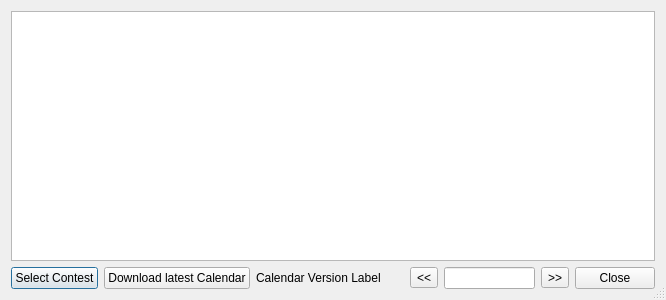
<?xml version="1.0" encoding="UTF-8"?>
<ui version="4.0">
 <class>TCalendarForm</class>
 <widget class="QDialog" name="TCalendarForm">
  <property name="geometry">
   <rect>
    <x>0</x>
    <y>0</y>
    <width>666</width>
    <height>300</height>
   </rect>
  </property>
  <property name="windowTitle">
   <string>Select Contest from Calendar</string>
  </property>
  <property name="sizeGripEnabled">
   <bool>true</bool>
  </property>
  <layout class="QVBoxLayout" name="verticalLayout">
   <item>
    <widget class="QTableWidget" name="CalendarGrid">
     <property name="editTriggers">
      <set>QAbstractItemView::NoEditTriggers</set>
     </property>
     <property name="alternatingRowColors">
      <bool>true</bool>
     </property>
     <property name="selectionMode">
      <enum>QAbstractItemView::SingleSelection</enum>
     </property>
     <property name="selectionBehavior">
      <enum>QAbstractItemView::SelectRows</enum>
     </property>
     <property name="cornerButtonEnabled">
      <bool>false</bool>
     </property>
     <attribute name="verticalHeaderVisible">
      <bool>false</bool>
     </attribute>
    </widget>
   </item>
   <item>
    <layout class="QHBoxLayout" name="horizontalLayout">
     <item>
      <widget class="QPushButton" name="SelectButton">
       <property name="text">
        <string>Select Contest</string>
       </property>
      </widget>
     </item>
     <item>
      <widget class="QPushButton" name="GetCalendarButton">
       <property name="text">
        <string>Download latest Calendar</string>
       </property>
      </widget>
     </item>
     <item>
      <widget class="QLabel" name="CalendarVersionLabel">
       <property name="text">
        <string>Calendar Version Label</string>
       </property>
      </widget>
     </item>
     <item>
      <spacer name="horizontalSpacer">
       <property name="orientation">
        <enum>Qt::Horizontal</enum>
       </property>
       <property name="sizeHint" stdset="0">
        <size>
         <width>40</width>
         <height>20</height>
        </size>
       </property>
      </spacer>
     </item>
     <item>
      <widget class="QToolButton" name="YearDownButton">
       <property name="text">
        <string>&lt;&lt;</string>
       </property>
      </widget>
     </item>
     <item>
      <widget class="QLineEdit" name="YearEdit"/>
     </item>
     <item>
      <widget class="QToolButton" name="YearUpButton">
       <property name="text">
        <string>&gt;&gt;</string>
       </property>
      </widget>
     </item>
     <item>
      <widget class="QPushButton" name="CloseButton">
       <property name="text">
        <string>Close</string>
       </property>
      </widget>
     </item>
    </layout>
   </item>
  </layout>
 </widget>
 <resources/>
 <connections/>
</ui>
